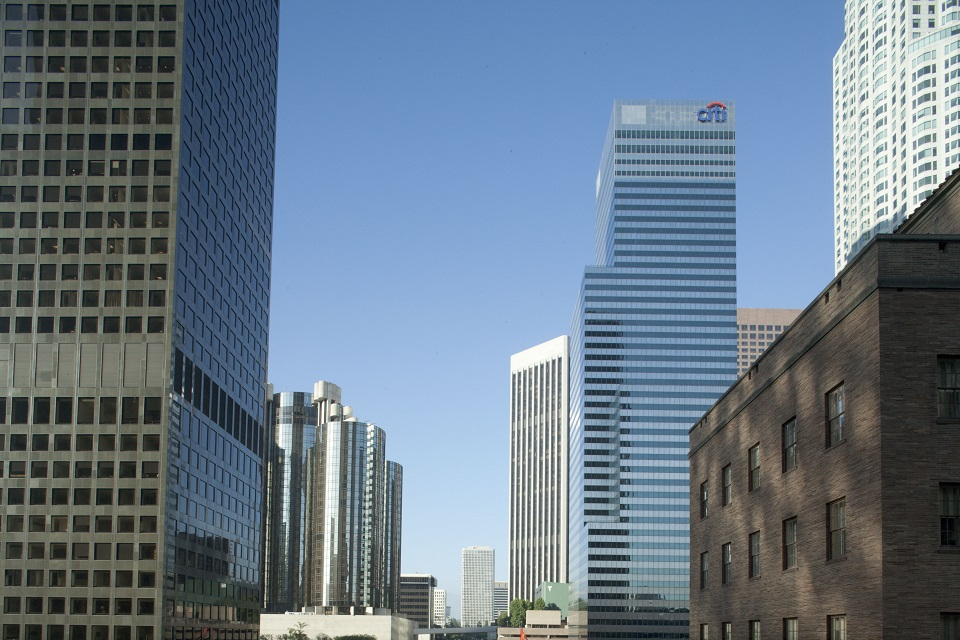
//> input picture 2018/frequency-gaussian/input.jpg, 960 x 640 px
$ ./main   (built with g++ and OpenCV 4)
//> lines starting //> are read from the running program, lines starting //| are printed output that depends on the picture
#define _USE_MATH_DEFINES
#include <opencv2/opencv.hpp>
#include <iostream>
#include <ctime>

using namespace cv;
using namespace std;

const float pi = float(M_PI);

Mat DftFilter(int rows, int cols, float sigma)
{
	int m = getOptimalDFTSize(rows);
	int n = getOptimalDFTSize(cols);

	Mat h(m, n, CV_32F);
	for (int i = 0; i < m; i++) {
		auto hrow = h.ptr<float>(i);
		for (int j = 0; j < n; j++) {
			float ux = j < n / 2 ? 0.f : float(n - 1);
			float uy = i < m / 2 ? 0.f : float(m - 1);
			float val = exp(-2 * pi*pi*sigma*sigma*((j-ux)*(j-ux) + (i-uy)*(i-uy)) / (m*n));
			hrow[j] = val;
		}
	}
	return h;
}


Mat DftBlur(Mat src, Mat filter)
{
	int m = getOptimalDFTSize(src.rows);
	int n = getOptimalDFTSize(src.cols);

	assert(filter.rows == m);
	assert(filter.cols == n);

	int k = src.channels();
	vector<Mat> rgb(k);
	split(src, rgb);
	for (int i = 0; i < k; i++) {
		Mat I = rgb[i];
		copyMakeBorder(I, I, 0, m - src.rows, 0, n - src.cols, BORDER_CONSTANT, Scalar::all(0));
		Mat planes[] = { I, Mat::zeros(I.size(), CV_32F) };
		Mat F;
		merge(planes, 2, F);
		dft(F, F);
		split(F, planes);
		Mat disp;
		log(planes[0], disp);
		disp = disp / 10.0;

		planes[0] = planes[0].mul(filter);
		planes[1] = planes[1].mul(filter);
		merge(planes, 2, F);
		cv::dft(F, I, DFT_INVERSE + DFT_REAL_OUTPUT + DFT_SCALE);
		rgb[i] = I;
	}
	Mat dst;
	merge(rgb, dst);
	Rect roi(0, 0, src.cols, src.rows);
	return dst(roi);
}


Mat DctFilter(int rows, int cols, float sigma)
{
	int m = 2 * getOptimalDFTSize((rows + 1) / 2);
	int n = 2 * getOptimalDFTSize((cols + 1) / 2);

	Mat h(m, n, CV_32F);
	for (int i = 0; i < m; i++) {
		auto hrow = h.ptr<float>(i);
		for (int j = 0; j < n; j++) {
			float val = exp(-0.5f * pi*pi*sigma*sigma*(i*i + j*j) / (m*n));
			hrow[j] = val;
		}
	}
	return h;
}

Mat DctBlur(Mat src, Mat filter)
{
	int m = 2 * getOptimalDFTSize((src.rows + 1) / 2);
	int n = 2 * getOptimalDFTSize((src.cols + 1) / 2);

	assert(filter.rows == m);
	assert(filter.cols == n);

	int k = src.channels();
	vector<Mat> rgb(k);
	split(src, rgb);
	for (int i = 0; i < k; i++) {
		Mat C = rgb[i];
		copyMakeBorder(C, C, 0, m - src.rows, 0, n - src.cols, BORDER_REPLICATE);
		dct(C, C);
		C = C.mul(filter);
		idct(C, C);
		rgb[i] = C;
	}
	Mat dst;
	merge(rgb, dst);
	Rect roi(0, 0, src.cols, src.rows);
	return dst(roi);
}

int main()
{
	Mat Iin = imread("input.jpg");
//> Iin is the input picture: 640 rows x 960 cols, CV_8UC3; mean B, G, R 136, 120.8, 104.4
	Iin.convertTo(Iin, CV_32FC3, 1 / 255.0);
//> Iin: 640 rows x 960 cols, CV_32FC3
	cvtColor(Iin, Iin, CV_BGR2RGB);

	int K = 16;
	for (int i = 0; i < K; i++) {
		float sigma = 10;// pow(2.f, i - 1);
		float ratio = pow(2.f, 0.2f*(i - 8));
		int rows = int(Iin.rows*ratio);
		int cols = int(Iin.cols*ratio);
		Mat src;
		resize(Iin, src, Size(cols, rows));
		//cout << sigma << "\t";
		cout << rows << '\t' << cols << '\t' << rows*cols << '\t';

		clock_t s, e;
		s = clock();
		Mat spatial_dst;
		GaussianBlur(src, spatial_dst, Size(), sigma);
		e = clock();
		cout << float(e - s) * 1000 / CLOCKS_PER_SEC << '\t';

		//imshow("spatial", spatial_dst);

		Mat dft_filter = DftFilter(src.rows, src.cols, sigma);
		s = clock();
		Mat dft_dst = DftBlur(src, dft_filter);
		e = clock();
		cout << float(e - s) * 1000 / CLOCKS_PER_SEC << '\t';
		//imshow("dft", dft_dst);

		Mat dct_filter = DctFilter(src.rows, src.cols, sigma);
		s = clock();
		Mat dct_dst = DctBlur(src, dct_filter);
		e = clock();
		cout <<  float(e - s) * 1000 / CLOCKS_PER_SEC << '\t' ;
		//imshow("dct", dct_dst);
		//waitKey();
		cout << ';' << endl;
	}
//> this loop made 16 passes
//> pass 1, `resize(Iin, src, Size(cols, rows));`:
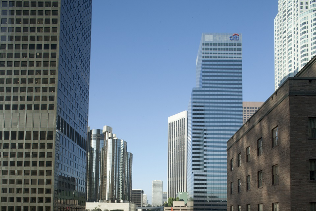
//> src: 211 rows x 316 cols, CV_32FC3; mean R, G, B 0.409, 0.473, 0.533
//> pass 1, `GaussianBlur(src, spatial_dst, Size(), sigma);`:
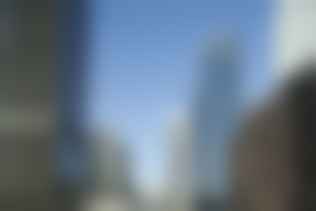
//> spatial_dst: 211 rows x 316 cols, CV_32FC3; mean R, G, B 0.409, 0.473, 0.533
//> pass 1, in DftBlur, `merge(rgb, dst);`:
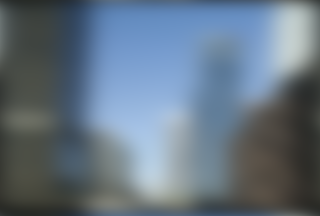
//> dst: 216 rows x 320 cols, CV_32FC3; mean R, G, B 0.394, 0.456, 0.514
	system("pause");

	return 0;
}
